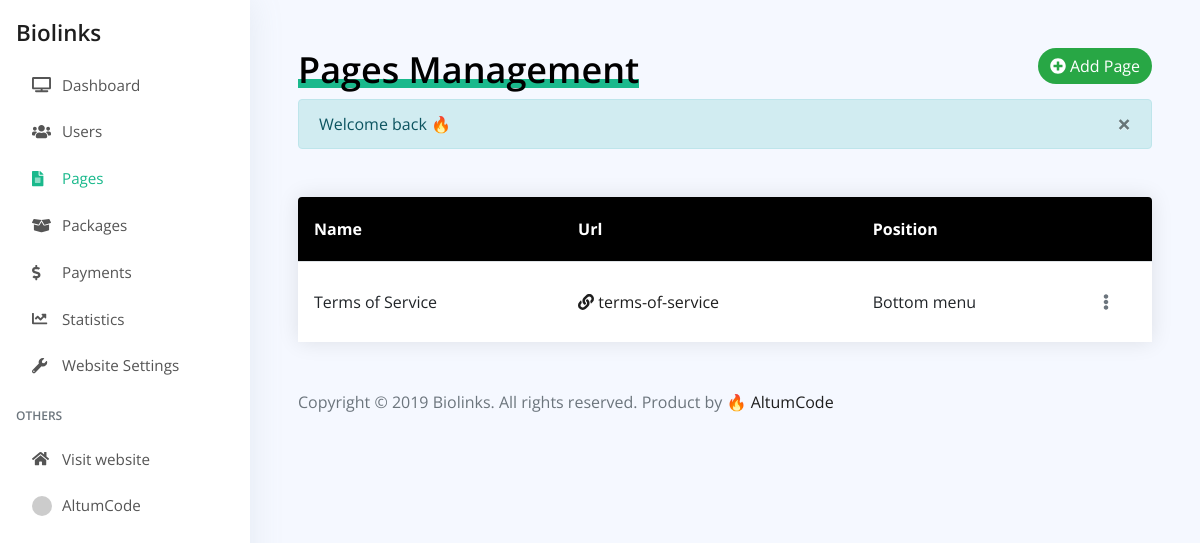
The app's page /admin/pages (signed in) with its own data.
### tables this page shows
CREATE TABLE `users` (
  `user_id` int(11) NOT NULL AUTO_INCREMENT,
  `email` varchar(128) NOT NULL,
  `password` varchar(128) NOT NULL,
  `name` varchar(32) NOT NULL,
  `token_code` varchar(32) DEFAULT NULL,
  `email_activation_code` varchar(32) DEFAULT NULL,
  `lost_password_code` varchar(32) DEFAULT NULL,
  `facebook_id` bigint(20) DEFAULT NULL,
  `instagram_id` bigint(20) DEFAULT NULL,
  `type` int(11) NOT NULL DEFAULT '0',
  `active` int(11) NOT NULL DEFAULT '0',
  `package_id` varchar(16) NOT NULL DEFAULT '',
  `package_expiration_date` datetime DEFAULT NULL,
  `package_settings` text,
  `package_trial_done` tinyint(4) DEFAULT '0',
  `payment_subscription_id` varchar(64) DEFAULT NULL,
  `date` datetime DEFAULT NULL,
  `ip` varchar(64) DEFAULT NULL,
  `last_activity` datetime DEFAULT NULL,
  `last_user_agent` text,
  `total_logins` int(11) DEFAULT '0',
  PRIMARY KEY (`user_id`),
  KEY `package_id` (`package_id`)
);

CREATE TABLE `pages` (
  `page_id` int(11) NOT NULL AUTO_INCREMENT,
  `title` varchar(32) NOT NULL,
  `url` varchar(128) NOT NULL,
  `description` text NOT NULL,
  `type` enum('INTERNAL','EXTERNAL') DEFAULT NULL,
  `position` int(11) NOT NULL,
  PRIMARY KEY (`page_id`)
);

### app/core/View.php (called while the page is built, shortened)
<?php
class View {
    public $view_path;
    public function __construct($view, Array $params = []) {
        $this->view_path = THEME_PATH . 'views/' . $view . '.php';
    }
    public function run($data = []) {
        $data = (object) $data;
        require $this->view_path;
        return ob_get_clean();
    }
}

### app/controllers/admin/AdminPages.php (called while the page is built, shortened)
<?php
class AdminPages extends Controller {
    public function index() {
        $pages_result = Database::$database->query("SELECT * FROM `pages` ORDER BY `page_id` ASC");
        $data = [
            'pages_result' => $pages_result
        ];
        $view = new \Altum\Views\View('admin/pages/index', (array) $this);
        $this->addViewContent('content', $view->run($data));
    }
}

### app/core/App.php (called while the page is built, shortened)
<?php
class App {
    public function __construct() {
        $this->database = Database\Database::initialize();
        $controller = Router::get_controller(Router::$controller, Router::$path);
        $method = Router::parse_method($controller);
        $params = Router::getParams();
        $settings = (new Settings())->get();
        $language = Language::get();
        date_default_timezone_set($settings->time_zone);
        if(Authentication::check()) {
            $user = (new User())->get(Authentication::$user_id);
            $user->package_is_expired = false;
            $user->package = (new Package(['settings' => $settings]))->getPackageById($user->package_id);
            Authentication::$user = $user;
        }
        $controller->addParams([
            'database'  => $this->database,
            'params'    => $params,
            'settings'  => $settings,
            'language'  => $language,
            'user'      => Authentication::$user
        ]);
        call_user_func_array([ $controller, $method ], []);
        $controller->run();
    }
}

### index.php (called while the page is built, shortened)
<?php
$App = new Altum\App();

### app/helpers/links.php (called while the page is built, shortened)
<?php
function url($append = '') {
    return SITE_URL . $append;
}

### app/core/Database.php (called while the page is built, shortened)
<?php
class Database {
    public static $database;
    public static function initialize() {
        self::$database = new \mysqli(
            DATABASE_SERVER,
            DATABASE_USERNAME,
            DATABASE_PASSWORD,
            DATABASE_NAME
        );
        self::$database->set_charset('utf8mb4');
        return self::$database;
    }
    public static function get($what, $from, Array $conditions = [], $order = false, $clean = true) {
        $what = ($what == '*') ? '*' : '`' . implode('`, `', $what) . '`';
        $from = '`' . $from . '`';
        $where = [];
        foreach($conditions as $key => $value) {
            $value = ($clean) ? self::clean_string($value) : $value;
            $where[] = '`' . $key . '` = \'' . $value . '\'';
        }
        $where = implode(' AND ', $where);
        $order_by = ($order) ? 'ORDER BY ' . $order : null;
        $result = self::$database->query("SELECT {$what} FROM {$from} WHERE {$where} {$order_by}");
        return ($result->num_rows) ? $result->fetch_object() : false;
    }
    public static function simple_get($raw_what, $from, Array $conditions, $clean = true) {
        $what = '`' . $raw_what . '`';
        $from = '`' . $from . '`';
        $where = [];
        foreach($conditions as $key => $value) {
            $value = ($clean) ? self::clean_string($value) : $value;
            $where[] = '`' . $key . '` = \'' . $value . '\'';
        }
        $where = implode(' AND ', $where);
        $result = self::$database->query("SELECT {$what} FROM {$from} WHERE {$where}");
        $data = $result->fetch_object();
        return ($result->num_rows) ? $data->{$raw_what} : false;
    }
    public static function clean_string($data) {
        return self::$database->escape_string(filter_var($data, FILTER_SANITIZE_STRING));
    }
}

### app/middlewares/Authentication.php (called while the page is built, shortened)
<?php
class Authentication extends Middleware {
    public static $is_logged_in = null;
    public static $user_id = null;
    public static function check() {
        if(self::$is_logged_in) {
            return self::$user_id;
        }
        if(isset($_COOKIE['email']) && isset($_COOKIE['token_code']) && strlen($_COOKIE['token_code']) > 0 && $user_id = Database::simple_get('user_id', 'users', ['email' => $_COOKIE['email'], 'token_code' => $_COOKIE['token_code']])) {
            self::$is_logged_in = true;
            self::$user_id = $user_id;
            return true;
        }
        if(isset($_SESSION['user_id']) && !empty($_SESSION['user_id']) && $user_id = Database::simple_get('user_id', 'users', ['user_id' => $_SESSION['user_id']])) {
            self::$is_logged_in = true;
            self::$user_id = $user_id;
            return true;
        }
        return false;
    }
}

### app/models/User.php (called while the page is built, shortened)
<?php
class User extends Model {
    public function get($user_id) {
        $data = Database::get('*', 'users', ['user_id' => $user_id]);
        if($data) {
            $data->package_settings = json_decode($data->package_settings);
        }
        return $data;
    }
}

### themes/altum/views/admin/pages/index.php (the view, shortened to what this page needs)
<div class="d-flex justify-content-between">
    <h1><span class="underline"><?= $this->language->admin_pages->header ?></span></h1>
    <div>
        <a href="<?= url('admin/page-create') ?>" class="btn btn-success rounded-pill"><i class="fa fa-plus-circle"></i> <?= $this->language->admin_pages->add_new ?></a>
    </div>
</div>
<div class="mt-5 table-responsive table-custom-container">
    <table class="table table-custom">
        <thead class="thead-black">
        <tr>
            <th><?= $this->language->admin_pages->pages->title ?></th>
            <th><?= $this->language->admin_pages->pages->url ?></th>
            <th><?= $this->language->admin_pages->pages->position ?></th>
            <th></th>
        </tr>
        </thead>
        <tbody>
        <?php while($row = $data->pages_result->fetch_object()): ?>
            <tr>
                <td><?= $row->title ?></td>
                <td>
                    <a href="<?= (strpos($row->url, 'http://') !== false || strpos($row->url, 'https://') !== false) ? $row->url : url('page/' . $row->url) ?>" target="_blank">
                        <i class="fa fa-link"></i> <?= $row->url ?>
                    </a>
                </td>
                <td><?= ($row->position == '0') ? $this->language->admin_pages->pages->position_bottom : $this->language->admin_pages->pages->position_top ?></td>
                <td><?= get_admin_options_button('page', $row->page_id) ?></td>
            </tr>
        <?php endwhile ?>
        </tbody>
    </table>
</div>

### app/helpers/others.php (shortened to what this page needs)
<?php
function get_gravatar($email, $s = 80, $d = 'mp', $r = 'g', $img = false, $atts = []) {
    $url = 'https://www.gravatar.com/avatar/';
    $url .= md5( strtolower( trim( $email ) ) );
    $url .= "?s=$s&d=$d&r=$r";
    return $url;
}
function get_admin_options_button($type, $target_id) {
    switch($type) {
        case 'page' :
            return '
                <div class="dropdown">
                    <a href="#" data-toggle="dropdown" class="text-secondary dropdown-toggle dropdown-toggle-simple">
                        <i class="fas fa-ellipsis-v"></i>
                        <div class="dropdown-menu dropdown-menu-right">
                            <a class="dropdown-item" href="admin/page-update/' . $target_id . '"><i class="fas fa-pencil-alt"></i> ' . \Altum\Language::get()->global->edit . '</a>
                            <a class="dropdown-item" data-confirm="' . \Altum\Language::get()->global->info_message->confirm_delete . '" href="admin/pages/delete/' . $target_id . \Altum\Middlewares\Csrf::getUrlQuery() . '"><i class="fa fa-times"></i> ' . \Altum\Language::get()->global->delete . '</a>
                        </div>
                    </a>
                </div>';
            break;
    }
}

### themes/altum/views/admin/partials/side_menu.php (shortened to what this page needs)
<nav class="admin-sidebar" id="admin_sidebar">
    <div class="admin-sidebar-sticky">
        <div class="my-3">
            <a href="<?= url() ?>" class="text-decoration-none">
                <?php if($this->settings->logo != ''): ?>
                    <img src="<?= url(UPLOADS_URL_PATH . 'logo/' . $this->settings->logo) ?>" class="img-fluid admin-navbar-logo" alt="<?= $this->language->global->accessibility->logo_alt ?>" />
                <?php else: ?>
                    <span class="admin-navbar-brand"><?= $this->settings->title ?></span>
                <?php endif ?>
            </a>
        </div>
        <ul class="nav flex-column">
            <li class="admin-nav-item">
                <a class="nav-link admin-nav-link row <?= \Altum\Routing\Router::$controller == 'AdminIndex' ? 'active' : null ?>" href="<?= url('admin/') ?>">
                    <div class="col-1 d-flex align-items-center"><i class="admin-nav-icon fa fa-tv"></i></div>
                    <div class="col">
                        <span class="d-inline"><?= $this->language->admin_index->menu ?></span>
                    </div>
                </a>
            </li>
            <li class="admin-nav-item">
                <a class="nav-link admin-nav-link row <?= \Altum\Routing\Router::$controller == 'AdminUsers' ? 'active' : null ?>" href="<?= url('admin/users') ?>">
                    <div class="col-1 d-flex align-items-center"><i class="admin-nav-icon fa fa-users"></i></div>
                    <div class="col">
                        <span class="d-inline"><?= $this->language->admin_users->menu ?></span>
                    </div>
                </a>
            </li>
            <li class="admin-nav-item">
                <a class="nav-link admin-nav-link row <?= \Altum\Routing\Router::$controller == 'AdminPages' ? 'active' : null ?>" href="<?= url('admin/pages') ?>">
                    <div class="col-1 d-flex align-items-center"><i class="admin-nav-icon fa fa-file-alt"></i></div>
                    <div class="col">
                        <span class="d-inline"><?= $this->language->admin_pages->menu ?></span>
                    </div>
                </a>
            </li>
            <li class="admin-nav-item">
                <a class="nav-link admin-nav-link row <?= \Altum\Routing\Router::$controller == 'AdminPackages' ? 'active' : null ?>" href="<?= url('admin/packages') ?>">
                    <div class="col-1 d-flex align-items-center"><i class="admin-nav-icon fa fa-box-open"></i></div>
                    <div class="col">
                        <span class="d-inline"><?= $this->language->admin_packages->menu ?></span>
                    </div>
                </a>
            </li>
            <li class="admin-nav-item">
                <a class="nav-link admin-nav-link row <?= \Altum\Routing\Router::$controller == 'AdminPayments' ? 'active' : null ?>" href="<?= url('admin/payments') ?>">
                    <div class="col-1 d-flex align-items-center"><i class="admin-nav-icon fa fa-dollar-sign"></i></div>
                    <div class="col">
                        <span class="d-inline"><?= $this->language->admin_payments->menu ?></span>
                    </div>
                </a>
            </li>
            <li class="admin-nav-item">
                <a class="nav-link admin-nav-link row <?= \Altum\Routing\Router::$controller == 'AdminStatistics' ? 'active' : null ?>" href="<?= url('admin/statistics') ?>">
                    <div class="col-1 d-flex align-items-center"><i class="admin-nav-icon fa fa-chart-line"></i></div>
                    <div class="col">
                        <span class="d-inline"><?= $this->language->admin_statistics->menu ?></span>
                    </div>
                </a>
            </li>
            <li class="admin-nav-item">
                <a class="nav-link admin-nav-link row <?= \Altum\Routing\Router::$controller == 'AdminSettings' ? 'active' : null ?>" href="<?= url('admin/settings') ?>">
                    <div class="col-1 d-flex align-items-center"><i class="admin-nav-icon fa fa-wrench"></i></div>
                    <div class="col">
                        <span class="d-inline"><?= $this->language->admin_settings->menu ?></span>
                    </div>
                </a>
            </li>
        </ul>
        <h6 class="admin-sidebar-heading text-muted">
            <span><?= $this->language->global->menu->admin_others ?></span>
        </h6>
        <ul class="nav flex-column">
            <li class="admin-nav-item">
                <a class="nav-link admin-nav-link row" target="_blank" href="<?= url() ?>">
                    <div class="col-1 d-flex align-items-center"><i class="admin-nav-icon fa fa-home"></i></div>
                    <div class="col">
                        <span class="d-inline"><?= $this->language->global->menu->website ?></span>
                    </div>
                </a>
            </li>
            <li class="admin-nav-item dropdown">
                <a class="nav-link admin-nav-link row dropdown-toggle dropdown-toggle-simple" data-toggle="dropdown" href="#" aria-haspopup="true" aria-expanded="false">
                    <div class="col-1 d-flex align-items-center"><img src="<?= get_gravatar($this->user->email) ?>" class="admin-avatar" /></div>
                    <div class="col">
                        <span class="d-inline"><?= $this->user->name ?></span>
                    </div>
                </a>
            </li>
        </ul>
    </div>
</nav>

### records on screen
users: name "AltumCode"
pages: title "Terms of Service", url "terms-of-service"

### other values on screen
$this->settings->title "Biolinks"
$this->language->admin_index->menu "Dashboard"
$this->language->admin_users->menu "Users"
$this->language->admin_pages->menu "Pages"
$this->language->admin_packages->menu "Packages"
$this->language->admin_payments->menu "Payments"
$this->language->admin_statistics->menu "Statistics"
$this->language->admin_settings->menu "Website Settings"
$this->language->global->menu->admin_others "OTHERS"
$this->language->global->menu->website "Visit website"
$this->language->admin_pages->header "Pages Management"
$this->language->admin_pages->add_new "Add Page"
$message "Welcome back 🔥"
$this->language->admin_pages->pages->title "Name"
$this->language->admin_pages->pages->url "Url"
